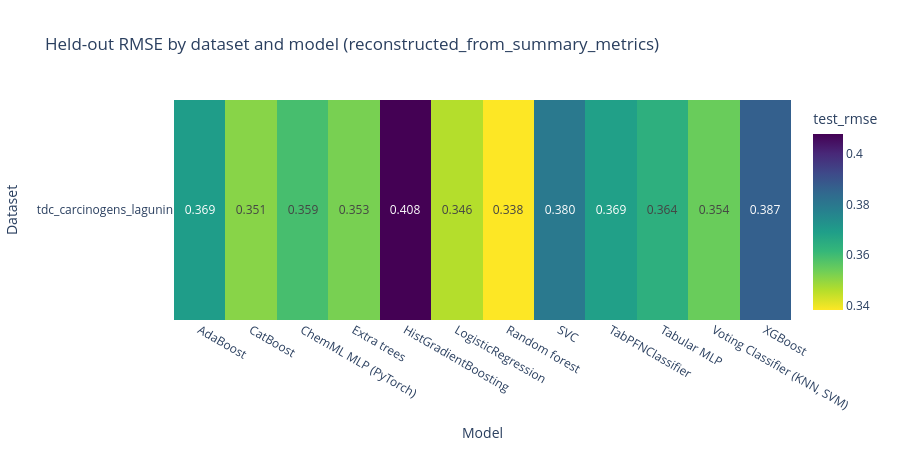

The code cell stored with this chart in its notebook:
### Code cell
reconstructed_heatmap_source = SUMMARY_METRICS.pivot_table(index="dataset", columns="model", values=RMSE_COL, aggfunc="mean").reset_index()

def _heatmap_value_count(frame):
    if frame is None or frame.empty:
        return 0
    table = frame.copy()
    if "dataset" not in table.columns:
        first_col = table.columns[0]
        table = table.rename(columns={first_col: "dataset"})
    if "dataset" not in table.columns:
        return 0
    value_table = table.set_index("dataset").apply(pd.to_numeric, errors="coerce")
    return int(np.isfinite(value_table.to_numpy(dtype=float)).sum())

heatmap_source = reconstructed_heatmap_source.copy()
heatmap_source_label = "reconstructed_from_summary_metrics"

if TEST_RMSE_PIVOT is not None and not TEST_RMSE_PIVOT.empty:
    pivot_file_source = TEST_RMSE_PIVOT.copy()
    if "dataset" not in pivot_file_source.columns:
        first_col = pivot_file_source.columns[0]
        pivot_file_source = pivot_file_source.rename(columns={first_col: "dataset"})

    file_value_count = _heatmap_value_count(pivot_file_source)
    reconstructed_value_count = _heatmap_value_count(reconstructed_heatmap_source)

    if file_value_count >= reconstructed_value_count:
        heatmap_source = pivot_file_source
        heatmap_source_label = "test_rmse_pivot.csv"
    else:
        display_note(
            "Using reconstructed RMSE heatmap source from merged metrics because it contains more populated "
            f"cells than `test_rmse_pivot.csv` ({reconstructed_value_count} vs {file_value_count})."
        )

if "dataset" not in heatmap_source.columns:
    first_col = heatmap_source.columns[0]
    heatmap_source = heatmap_source.rename(columns={first_col: "dataset"})

heatmap_df = heatmap_source.set_index("dataset")
fig = px.imshow(
    heatmap_df,
    aspect="auto",
    color_continuous_scale="Viridis_r",
    labels={"x": "Model", "y": "Dataset", "color": RMSE_COL},
    text_auto='.3f',
    title=f"Held-out RMSE by dataset and model ({heatmap_source_label})",
)
fig.update_layout(height=max(450, 60 + 40 * len(heatmap_df.index)))
fig.show()

box_df = SUMMARY_METRICS.copy()
fig = px.box(
    box_df,
    x="model",
    y=RMSE_COL,
    color="workflow" if "workflow" in box_df.columns else None,
    points="all",
    title="RMSE distribution across datasets",
)
fig.update_layout(xaxis_title="Model", yaxis_title=RMSE_COL)
fig.show()

delta_df = SUMMARY_METRICS.copy()
error_col = pick_column(delta_df.columns, ["error", "Error"])
if error_col is not None:
    delta_df = delta_df.loc[
        delta_df[error_col].isna() | (delta_df[error_col].astype(str).str.strip() == "")
    ].copy()

delta_df[RMSE_COL] = pd.to_numeric(delta_df[RMSE_COL], errors="coerce")
delta_df = delta_df.loc[delta_df[RMSE_COL].notna()].copy()

if delta_df.empty:
    display_note("No valid RMSE rows available for delta-from-best model boxplot.")
else:
    dataset_best_rmse = delta_df.groupby("dataset", as_index=False)[RMSE_COL].min().rename(columns={RMSE_COL: "dataset_best_rmse"})
    delta_df = delta_df.merge(dataset_best_rmse, on="dataset", how="left")
    delta_df["delta_rmse_from_best"] = delta_df[RMSE_COL] - delta_df["dataset_best_rmse"]

    model_order = (
        delta_df.groupby("model", as_index=False)["delta_rmse_from_best"]
        .median()
        .sort_values("delta_rmse_from_best", ascending=True)["model"]
        .tolist()
    )

    positive_deltas = delta_df.loc[delta_df["delta_rmse_from_best"] > 0, "delta_rmse_from_best"]
    delta_floor = float(positive_deltas.min() * 0.5) if not positive_deltas.empty else 1e-12
    delta_floor = max(delta_floor, 1e-12)
    delta_df["delta_rmse_from_best_log10"] = np.log10(delta_df["delta_rmse_from_best"] + delta_floor)

    fig = px.box(
        delta_df,
        x="model",
        y="delta_rmse_from_best_log10",
        points="all",
        category_orders={"model": model_order},
        title="Model RMSE delta from dataset-best model (log10 scale, lower is better)",
    )
    fig.update_layout(
        xaxis_title="Model",
        yaxis_title=f"log10(RMSE delta + {delta_floor:.2e})",
        xaxis_tickangle=45,
    )
    fig.show()

### Figure 1 — Plotly figure (JSON) as saved in the notebook; plotly's stock layout.template omitted (floating-point values rounded to 4 significant figures)
{"data": [{"coloraxis": "coloraxis", "hovertemplate": "Model: %{x}<br>Dataset: %{y}<br>test_rmse: %{z}<extra></extra>", "name": "0", "texttemplate": "%{z:.3f}", "type": "heatmap", "x": ["AdaBoost", "CatBoost", "ChemML MLP (PyTorch)", "Extra trees", "HistGradientBoosting", "LogisticRegression", "Random forest", "SVC", "TabPFNClassifier", "Tabular MLP", "Voting Classifier (KNN, SVM)", "XGBoost"], "xaxis": "x", "y": ["tdc_carcinogens_lagunin"], "yaxis": "y", "z": [[0.3694, 0.3509, 0.3589, 0.3526, 0.4079, 0.346, 0.3382, 0.3797, 0.3686, 0.3638, 0.3543, 0.3866]]}], "layout": {"coloraxis": {"colorbar": {"title": {"text": "test_rmse"}}, "colorscale": [[0, "#fde725"], [0.1111, "#b5de2b"], [0.2222, "#6ece58"], [0.3333, "#35b779"], [0.4444, "#1f9e89"], [0.5556, "#26828e"], [0.6667, "#31688e"], [0.7778, "#3e4989"], [0.8889, "#482878"], [1, "#440154"]]}, "height": 450, "title": {"text": "Held-out RMSE by dataset and model (reconstructed_from_summary_metrics)"}, "xaxis": {"anchor": "y", "domain": [0, 1], "title": {"text": "Model"}}, "yaxis": {"anchor": "x", "autorange": "reversed", "domain": [0, 1], "title": {"text": "Dataset"}}}}
